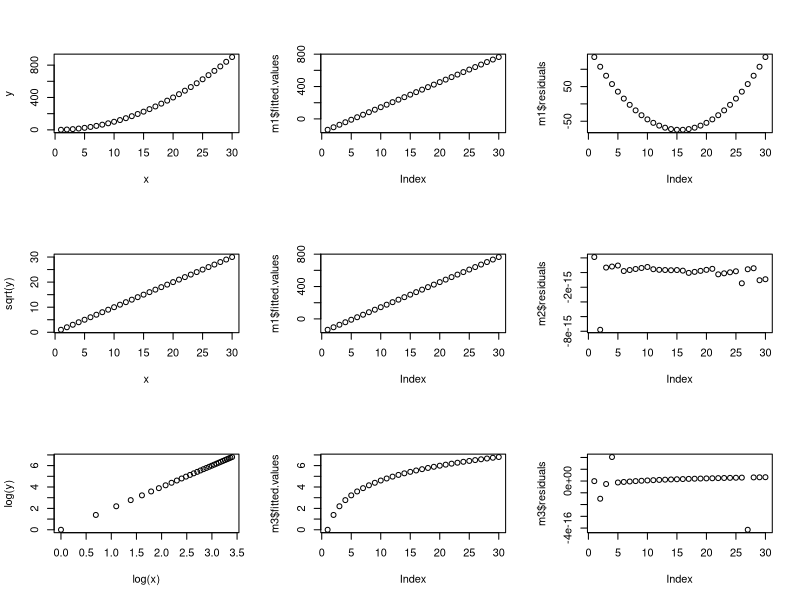

Write R code to recreate this figure.
#
# 11.7 - selecting the best regression variables
#
x <- 1:50
y <- 5*x + 10 + rnorm(50, mean=0, sd=1)
xy.data <- data.frame(y=y, x=x)

m = lm(y ~ x, data=xy.data)
m

summary(m)


u <- 1:50
v <- (1:50)^2
y <- 5*u + 8*v + 10 + rnorm(50, mean=0, sd=1)
uvy.data <- data.frame(y=y, u=u, v=v)
uvy.data 

m = lm(y ~ u + v, data=uvy.data)
m

summary(m)

u <- 1:50
v <- (1:50)^2
w <- (1:50)^3
y <- 5*u + 8*v + 3*w + 10 + rnorm(50, mean=0, sd=50)

uvwy.data <- data.frame(y=y, u=u, v=v, w=w)
uvwy.data 

m = lm(y ~ u + v + w, data=uvwy.data)
m

summary(m)

u <- 1:50
v <- (1:50)^2
w <- (1:50)^3
#
# y <- 5*u + 8*v + 3*w + 10 + rnorm(50, mean=0, sd=50)
#
# remove w and check the significance
#
# y <- 5*u + 8*v + 3*w + 10 + rnorm(50, mean=0, sd=50)
y <- 5*u + 8*v + 10 + rnorm(50, mean=0, sd=50)

uvwy.data <- data.frame(y=y, u=u, v=v, w=w)
uvwy.data 

m = lm(y ~ u + v + w, data=uvwy.data)
m

summary(m)

# use the above to test selecting the best regression model
#
u <- 1:50
v <- (1:50)^2
w <- (1:50)^3
#
# remove w and check the significance
# y <- 5*u + 8*v + 3*w + 10 + rnorm(50, mean=0, sd=50)
#
y <- 5*u + 8*v + 10 + rnorm(50, mean=0, sd=50)

uvwy.data <- data.frame(y=y, u=u, v=v, w=w)
uvwy.data 

full.model <- lm(y ~ u + v + w, data=uvwy.data)
full.model
summary(full.model)

reduced.model <- step(full.model, direction="backward")
reduced.model
summary(reduced.model)


# use the above to test selecting the best regression model
#
u <- 1:50
v <- (1:50)^2
w <- (1:50)^3
#
# remove w and check the significance
# y <- 5*u + 8*v + 3*w + 10 + rnorm(50, mean=0, sd=50)
#
y <- 5*u + 8*v + 10 + rnorm(50, mean=0, sd=50)

uvwy.data <- data.frame(y=y, u=u, v=v, w=w)
uvwy.data 

min.model <- lm(y ~ 1, data=uvwy.data)
min.model
summary(min.model)

fwd.model <- step(min.model, 
                  direction="forward",
                  scope = " ~ u + v + w")
fwd.model
summary(fwd.model)

#
# 11.8 - regressing a subset of the data
#
# use lm() subset parameter to select part of the data
# set for regression.
#

u <- 1:50
v <- (1:50)^2
w <- (1:50)^3
loc <- c(rep("NJ",25), rep("IL", 25))

y <- 5*u + 8*v + 3*w + 10 + rnorm(50, mean=0, sd=50)

uvwy.data <- data.frame(y=y, u=u, v=v, w=w, loc=loc)
uvwy.data 

model <- lm(y ~ u + v + w, data=uvwy.data, subset=1:10)
model
summary(model)

model <- lm(y ~ u + v + w, data=uvwy.data, subset=1:25)
model
summary(model)

model <- lm(y ~ u + v + w, data=uvwy.data, subset=1:40)
model
summary(model)

logical.loc = uvwy.data$loc == "NJ"
model <- lm(y ~ u + v + w, data=uvwy.data, subset=logical.loc)
model
summary(model)

logical.loc = uvwy.data$loc == "IL"
model <- lm(y ~ u + v + w, data=uvwy.data, subset=logical.loc)
model
summary(model)

model <- lm(y ~ u + v + w, data=uvwy.data, subset=(loc=="NJ"))
model
summary(model)

model <- lm(y ~ u + v + w, data=uvwy.data, subset=(loc=="IL"))
model
summary(model)

#
# 11.9 - using an expression inside a regression formula
#
# use I(...)
#
# if you want to calculate this:
#
# yi = b0 + b1(ui + vi) + ei
#
# how would you write it?
#
# lm(y ~ u + v) ???
#
# No.
#
# yi = b0 + b1ui + b2ui^2 + ei
#
# try this:
#
# lm(y ~ u + u^2)
#
# no. this is an interaction term.
#
# gotta use I(...) operator.
#
# for:
# yi = b0 + b1(ui + vi) + ei
#
# use:
# lm(y ~ I(u + v))
#
# for:
# yi = b0 + b1ui + b2u1^2 + ei
#
# use:
# lm(y ~ u + I(u^2))
#
# all operators *,/,-,+,^ have special meanings in a
# regression expression, so you must use I(...) to
# escape the special meaning.
#

u <- 1:50
y <- 10 + u + u^2 + rnorm(50, mean=0, sd=1)

m <- lm(y ~ u + I(u^2))
m

summary(m)

predict(m, newdata=data.frame(u=51:60))

#
# 11.10 - regressing on a polynomial
#
# for example,
#
# lm(y ~ poly(x,3,raw=TRUE))
#
# regresses on this:
#
# yi = b0 + b1xi + b2xi^2 + b3xi^3 + ei
#
# lm(y ~ poly(x,3,raw=TRUE))
#
# is the same as:
#
# lm(y ~ x + I(x^2) + I(x^3))
#
# easier to use poly(...)
#

u <- 1:50
y <- 10 + u + u^2 + u^3 + rnorm(50, mean=0, sd=1)

m <- lm(y ~ u + I(u^2) + I(u^3))
m

m <- lm(y ~ poly(u,3,raw=TRUE))
m

# the two resuls above should be the same
# ... they are ...
#

#
# 11.11 - regressing on transformed data.
#
# suppose you want to use log(), then you can do
# this:
#
# lm(log(y) ~ x)
#
# if the model is:
#
# z = exp(b0 + b1t + e)
#
# then use:
#
# log(z) = b0 + b1t + e
#
# and this use this:
#
# m <- lm(log(z) ~ t)
#
# you can also do this:
#
# lm(sqrt(y) ~ x)
# lm(y ~ log(x))
# lm(log(y) ~ log(x))
#

x = 1:30
y = x*x

m1 = lm(y ~ x)
m1

m2 = lm(sqrt(y) ~ x)
m2

m3 = lm(log(y) ~ log(x))
m3

#
par(mfrow=c(3,3))

plot(x,y)
plot(m1$fitted.values)
plot(m1$residuals)

plot(x,sqrt(y))
plot(m1$fitted.values)
plot(m2$residuals)

plot(log(x),log(y))
plot(m3$fitted.values)
plot(m3$residuals)
